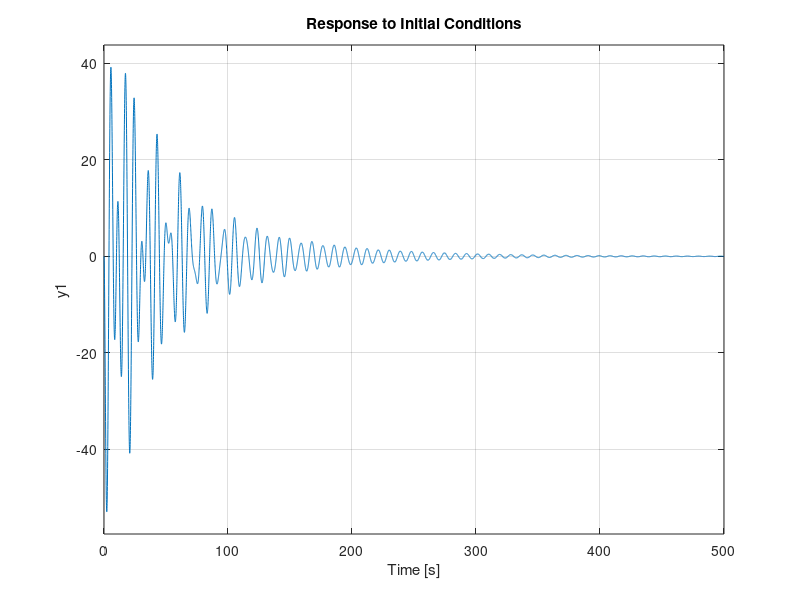
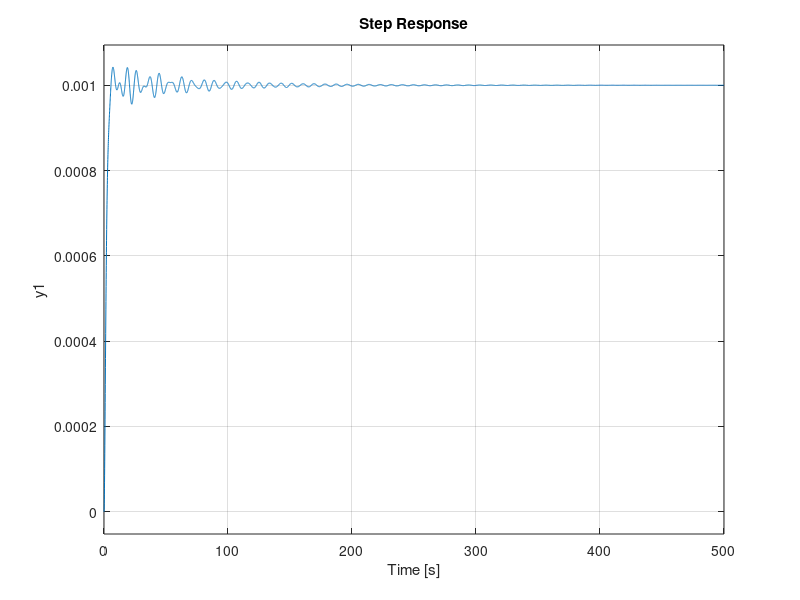
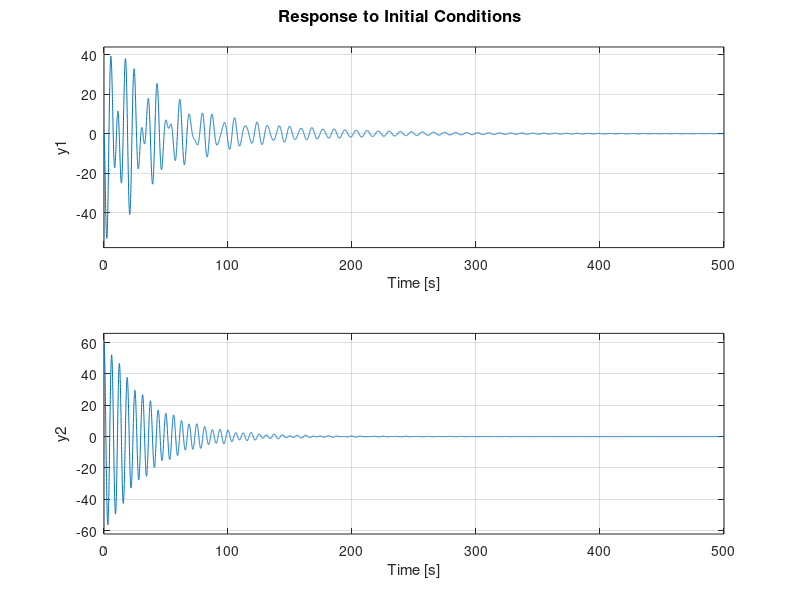
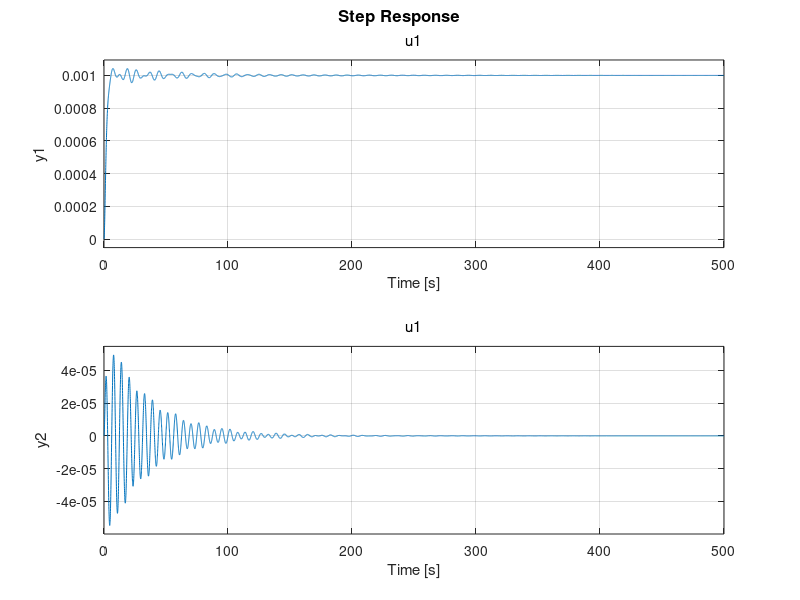

Write MATLAB code to recreate these figures, in order.
clc
clear
%syms M m1 m2 l1 l2 g;
M = 1000;
m1 = 100;
m2 = 100;
l1 = 20;
l2 = 10;
g = 9.8;
A=[0 1 0 0 0 0; 
    0 0 -(m1*g)/M 0 -(m2*g)/M 0;
    0 0 0 1 0 0;
    0 0 -((M+m1)*g)/(M*l1) 0 -(m2*g)/(M*l1) 0;
    0 0 0 0 0 1;
    0 0 -(m1*g)/(M*l2) 0 -(g*(M+m2))/(M*l2) 0];
B=[0;
    1/M;
    0;
    1/(M*l1);
    0;
    1/(M*l2)];
poles = [-1;-2;-3; -4; -5; -6];
Q = [1000 0 0 0 0 0 ;
       0 1000 0 0 0 0;
       0 0 100 0 0 0;
       0 0 0 100 0 0;
       0 0 0 0 100 0;
       0 0 0 0 0 100];
R = 0.001;
state_x = [0,0,30,0,60,0,0,0,0,0,0,0]
K= lqr(A,B,Q,R)
C1 = [1 0 0 0 0 0]; 
C3 = [1 0 0 0 0 0; 0 0 0 0 1 0]; 
C4 = [1 0 0 0 0 0; 0 0 1 0 0 0; 0 0 0 0 1 0];
D = 0;
%case 1
L1 = place(A',C1',poles)'
A11 = [(A-B*K) B*K;
        zeros(size(A)) (A-L1*C1)];
B11 = [B;zeros(size(B))];
C11 = [C1 zeros(size(C1))];
sys1 = ss(A11, B11, C11,D);
figure
initial(sys1,state_x)
figure
step(sys1)

%case2
L3 = place(A',C3',poles)'
A33 = [(A-B*K) B*K;
        zeros(size(A)) (A-L3*C3)];
C33 = [C3 zeros(size(C3))];
sys3 = ss(A33, B11, C33,D);
figure 
initial(sys3,state_x)
figure 
step(sys3)

%case3
L4 = place(A',C4',poles)'
A44 = [(A-B*K) B*K;
        zeros(size(A)) (A-L4*C4)];
C44 = [C4 zeros(size(C4))];
sys4 = ss(A44, B11, C44, D);
figure 
initial(sys4,state_x)
figure 
step(sys4)

grid on

